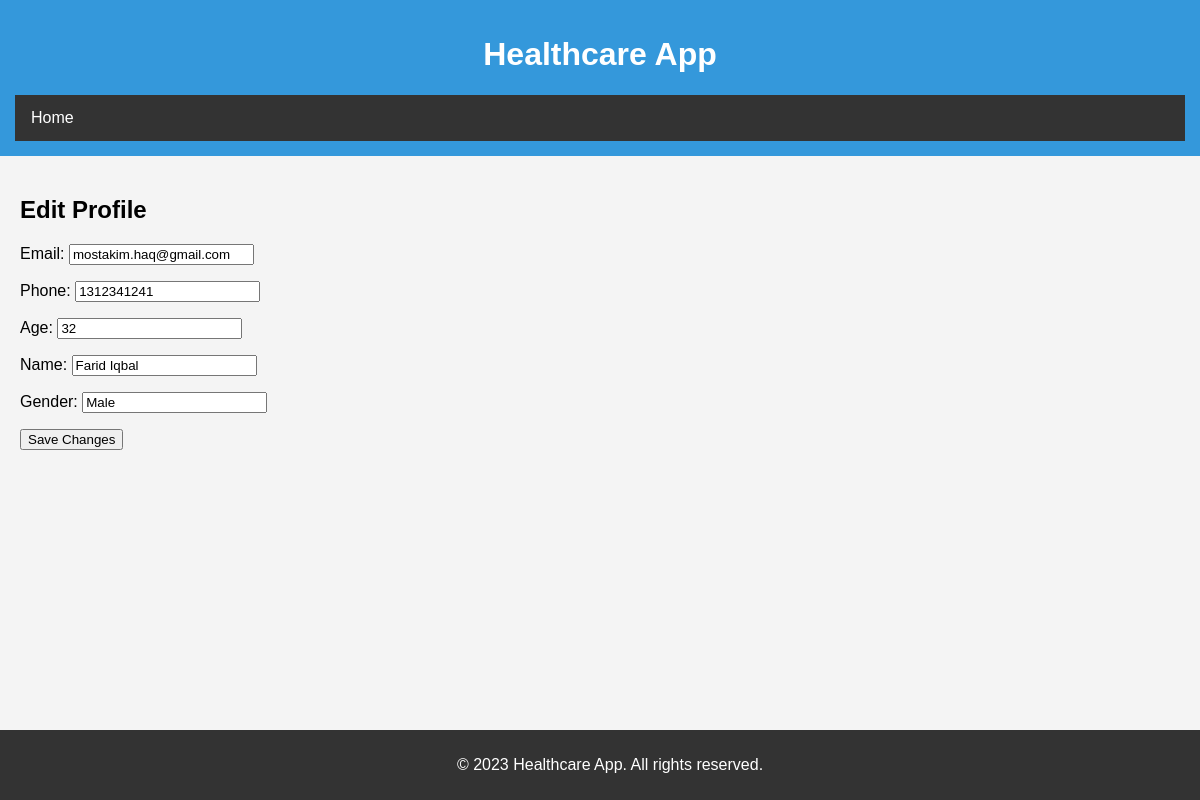
The page /edit/ (signed in) on the database its author committed.
### website/models.py (models this page shows, shortened)
class Patient(AbstractUser):
    username = models.CharField(max_length=150, primary_key=True)
    email = models.EmailField(unique=True)
    phone = models.IntegerField(null=True)
    age = models.PositiveIntegerField(null=True)
    name = models.CharField(max_length=100)
    gender = models.CharField(max_length=10)
    evaluated_hospitals = models.ManyToManyField(Hospital, through='PatientHospitalEvaluation', related_name='evaluated_by_patients')

### website/views.py (the view)
# urls.py: path('edit/', views.edit, name='edit'),
@login_required
def edit(request):
    user = request.user
    patient = Patient.objects.get(username=user.username)
    if request.method == 'POST':
        form = PatientEditForm(request.POST, instance=patient)
        if form.is_valid():
            form.save()
            return redirect('profile')
    else:
        form = PatientEditForm(instance=patient)
    context = {'form': form}
    return render(request, 'edit.html', context)

### website/forms.py
class PatientEditForm(forms.ModelForm):
    class Meta:
        model = Patient
        fields = ['email', 'phone', 'age', 'name', 'gender']

### website/templates/edit.html (shortened to what this page needs)
{% extends 'base.html' %}
{% block content %}
  <h2>Edit Profile</h2>
  <form method="post" action="{% url 'edit' %}">
    {{ form.as_p }}
      <button type="submit">Save Changes</button>
  </form>
{% endblock %}

### website/templates/base.html (style rules this page uses)
body { font-family: 'Arial', sans-serif; margin: 0; padding: 0; background-color: #f4f4f4; }

### rows shown on the page
Patient: email "mostakim.haq@gmail.com", phone "1312341241", age "32", name "Farid Iqbal", gender "Male"
